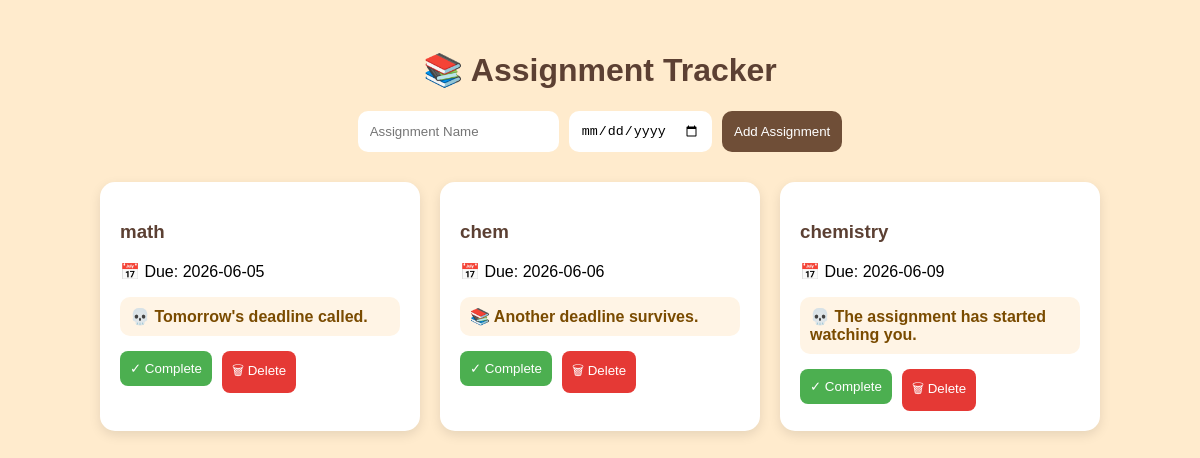
The app's page /assignment (signed in) with its own data.
### tables this page shows
CREATE TABLE assignments(
    id INTEGER PRIMARY KEY AUTOINCREMENT,
    title TEXT NOT NULL,
    due_date TEXT NOT NULL,
    completed INTEGER DEFAULT 0,
    completion_message TEXT
, user_id INTEGER);

### main.py (the view)
@app.route("/assignment")
@login_required
def assignment():
    today = datetime.now().date()
    conn = get_db()
    assignments = conn.execute(
        """SELECT * FROM assignments
        WHERE user_id=?""",
    (current_user.id,)
    ).fetchall()
    conn.close()
    assignment_list = []
    for item in assignments:
        due_date = datetime.strptime(
            item["due_date"],
            "%Y-%m-%d"
        ).date()
        days_left = (due_date - today).days
        assignment_list.append({
            "id": item["id"],
            "title": item["title"],
            "due_date": item["due_date"],
            "completed": item["completed"],
            "completion_message": item["completion_message"],
            "roast": get_roast(days_left)
        })
    return render_template(
        "assignment.html",
        assignments=assignment_list
    )

### main.py (called while the page is built)
@login_manager.user_loader
def load_user(user_id):
    conn = get_db()
    user = conn.execute(
        "SELECT * FROM users WHERE id=?",
        (user_id,)
    ).fetchone()
    conn.close()
    if user:
        return User(
            user["id"],
            user["username"],
            user["password"]
        )
    return None

def get_db():
    conn = sqlite3.connect("campusflow.db")
    conn.row_factory = sqlite3.Row
    return conn

def get_roast(days_left):
    if days_left > 7:
        return "Future You is pretending this doesn't exist."
    elif days_left > 3:
        return "The assignment has started watching you."
    elif days_left > 1:
        return "Panic loading..."
    elif days_left == 1:
        return "Tomorrow's deadline called."
    elif days_left == 0:
        return "Today is the day."
    else:
        return "The deadline has left the chat."

### templates/assignment.html (shortened to what this page needs)
<!DOCTYPE html>
<html>
<head>
    <link rel="stylesheet" href="{{ url_for('static', filename='assignment.css') }}">
</head>
<body>
<div class="assignment-container">
    <h1>📚 Assignment Tracker</h1>
    <form class="assignment-form" action ="/add" method="POST">
        <input type="text" name="title" placeholder="Assignment Name" required>
        <input type="date" name="due_date"   required>
        <button type="submit">Add Assignment</button>
    </form>
    <div class="assignment-list">
        {% for assignment in assignments %}
<div class="assignment-card">
    <h3>{{ assignment.title }}</h3>
    <p>
        📅 Due: {{ assignment.due_date }}
    </p>
    {% if assignment.completed %}
        <div class="roast-box">
            {{ assignment.completion_message }}
        </div>
    {% else %}
        <div class="roast-box">
            💀 {{ assignment.roast }}
        </div>
    {% endif %}
    <div class="card-buttons">
        <a href="/complete/{{ assignment.id }}">
            <button class="complete-btn">
                ✓ Complete
            </button>
        </a>
        <a href="/delete_assignment/{{ assignment.id}}">
            <button class="delete-btn">
                🗑 Delete
            </button>
        </a>
    </div>
</div>
{% endfor %}
    </div>
</div>
</body>
</html>

### static/assignment.css (style rules this page uses)
body { background:blanchedalmond; font-family:Arial, sans-serif; margin:0; padding:30px; }
.assignment-container { max-width:1000px; margin:auto; }
h1 { text-align:center; color:#5c4033; }
.assignment-form { display:flex; gap:10px; justify-content:center; margin-bottom:30px; }
.assignment-form input, .assignment-form button { padding:12px; border-radius:10px; border:none; }
.assignment-form button { background:#6f4e37; color:white; cursor:pointer; }
.assignment-list { display:grid; grid-template-columns:repeat(auto-fit,minmax(280px,1fr)); gap:20px; }
.assignment-card { background:white; border-radius:15px; padding:20px; box-shadow:0 4px 12px rgba(0,0,0,0.1); transition:0.3s; }
.assignment-card h3 { color:#5c4033; }
.roast-box { background:#fff4e5; padding:10px; border-radius:10px; margin:15px 0; color:#7a4b00; font-weight:bold; }
.card-buttons { display:flex; gap:10px; }
.complete-btn { background:#4caf50; color:white; border:none; padding:10px; border-radius:8px; cursor:pointer; }
.delete-btn { background:#e53935; color:white; border:none; padding:10px; border-radius:8px; cursor:pointer; }

### records on screen
assignments: title "math", due_date "2026-06-05", roast "Tomorrow's deadline called."
assignments: title "chem", due_date "2026-06-06", completion_message "📚 Another deadline survives."
assignments: title "chemistry", due_date "2026-06-09", roast "The assignment has started watching you."
